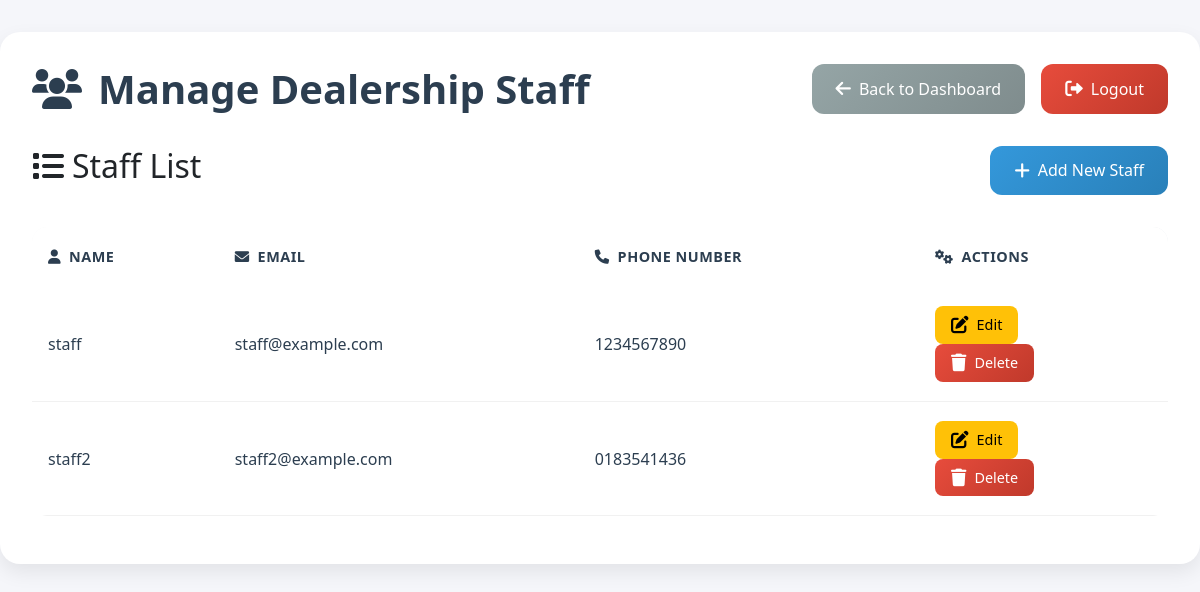
Screenshot of /manage-staff/ with the database file from the repository.
### myproject/models.py (models this page shows, shortened)
class Staff(models.Model):
    user = models.OneToOneField(User, on_delete=models.CASCADE, primary_key=True)
    full_name = models.CharField(max_length=100, default="Unknown")
    phone_number = models.CharField(max_length=15, default="")

class User(AbstractBaseUser):
    ROLE_CHOICES = [
        ("admin", "Admin"),
        ("staff", "Dealership Staff"),
        ("driver", "Delivery Driver"),
        ("customer", "Customer"),
    ]
    email = models.EmailField(unique=True)
    role = models.CharField(max_length=20, choices=ROLE_CHOICES)
    is_active = models.BooleanField(default=True)
    is_staff = models.BooleanField(default=False)
    objects = UserManager()
    USERNAME_FIELD = "email"
    REQUIRED_FIELDS = ["role"]

### myproject/views.py (the view)
# urls.py: path('manage-staff/', views.manage_staff, name='manage_staff'),
def manage_staff(request):
    staff_list = Staff.objects.all()
    return render(request, "manage_staff.html", {"staff_list": staff_list})

### myproject/templates/manage_staff.html (shortened to what this page needs)
<!DOCTYPE html>
{% load static %}
<html lang="en">
<head>
  <link href="https://cdn.jsdelivr.net/npm/bootstrap@5.3.0/dist/css/bootstrap.min.css" rel="stylesheet">
  <link rel="stylesheet" href="https://cdnjs.cloudflare.com/ajax/libs/font-awesome/6.0.0/css/all.min.css">
</head>
<body>
  <div class="dashboard-box">
    <div class="page-header">
      <h1><i class="fas fa-users me-3"></i>Manage Dealership Staff</h1>
      <div class="button-container">
        <a href="{% url 'admin_dashboard' %}" class="btn btn-secondary">
          <i class="fas fa-arrow-left"></i> Back to Dashboard
        </a>
        <a href="{% url 'logout' %}" class="btn btn-danger">
          <i class="fas fa-sign-out-alt"></i> Logout
        </a>
      </div>
    </div>
    <div class="content-box">
      <div class="d-flex justify-content-between align-items-center">
        <h2><i class="fas fa-list me-2"></i>Staff List</h2>
        <button class="btn btn-primary" data-bs-toggle="modal" data-bs-target="#addStaffModal">
          <i class="fas fa-plus"></i> Add New Staff
        </button>
      </div>
      {% if staff_list %}
        <div class="table-responsive">
          <table class="table">
            <thead>
              <tr>
                <th><i class="fas fa-user me-2"></i>Name</th>
                <th><i class="fas fa-envelope me-2"></i>Email</th>
                <th><i class="fas fa-phone me-2"></i>Phone Number</th>
                <th><i class="fas fa-cogs me-2"></i>Actions</th>
              </tr>
            </thead>
            <tbody>
              {% for staff in staff_list %}
              <tr>
                <td>{{ staff.full_name }}</td>
                <td>{{ staff.user.email }}</td>
                <td>{{ staff.phone_number }}</td>
                <td>
                  <button class="btn btn-warning btn-sm me-2" data-bs-toggle="modal" data-bs-target="#editStaffModal{{ staff.user.id }}">
                    <i class="fas fa-edit"></i> Edit
                  </button>
                  <button class="btn btn-danger btn-sm" data-bs-toggle="modal" data-bs-target="#deleteStaffModal{{ staff.user.id }}">
                    <i class="fas fa-trash"></i> Delete
                  </button>
                </td>
              </tr>
              {% endfor %}
            </tbody>
          </table>
        </div>
      {% else %}
        <div class="alert alert-info mt-4">
          <i class="fas fa-info-circle"></i>
          No staff members found. Add a new staff member using the "Add New Staff" button above.
        </div>
      {% endif %}
    </div>
  </div>
</body>
</html>

### myproject/templates/manage_staff.html (style rules this page uses)
:root { --primary-color: #2c3e50; --accent-color: #3498db; --success-color: #2ecc71; --danger-color: #e74c3c; --background-color: #f5f6fa; }
body { background-color: var(--background-color); font-family: 'Segoe UI', Tahoma, Geneva, Verdana, sans-serif; min-height: 100vh; }
.dashboard-box { background: white; border-radius: 20px; box-shadow: 0 8px 20px rgba(0,0,0,0.08); padding: 2rem; margin: 2rem auto; max-width: 1400px; }
.page-header { display: flex; justify-content: space-between; align-items: center; margin-bottom: 2rem; }
h1 { color: var(--primary-color); font-size: 2.5rem; font-weight: 600; margin: 0; }
.button-container { display: flex; gap: 1rem; }
.btn { padding: 0.8rem 1.5rem; border-radius: 12px; font-weight: 500; transition: all 0.3s ease; border: none; display: flex; align-items: center; gap: 0.5rem; }
.btn i { font-size: 1.1rem; }
.btn-primary { background: linear-gradient(135deg, #3498db, #2980b9); color: white; }
.btn-secondary { background: linear-gradient(135deg, #95a5a6, #7f8c8d); color: white; }
.btn-danger { background: linear-gradient(135deg, #e74c3c, #c0392b); color: white; }
.table { background: white; border-radius: 15px; overflow: hidden; margin-top: 2rem; }
.table thead { background: linear-gradient(135deg, #f8f9fa, #e9ecef); }
.table th { font-weight: 600; color: var(--primary-color); padding: 1.2rem 1rem; border: none; text-transform: uppercase; font-size: 0.9rem; letter-spacing: 0.5px; }
.table td { padding: 1.2rem 1rem; vertical-align: middle; border-bottom: 1px solid #f1f1f1; color: #2c3e50; }
.table tbody tr { transition: all 0.3s ease; }
.btn-sm { padding: 0.5rem 1rem; border-radius: 8px; font-size: 0.9rem; }

### rows the page displays
Staff: full_name "staff", user.email "staff@example.com", phone_number "1234567890"
Staff: full_name "staff2", user.email "staff2@example.com", phone_number "0183541436"
